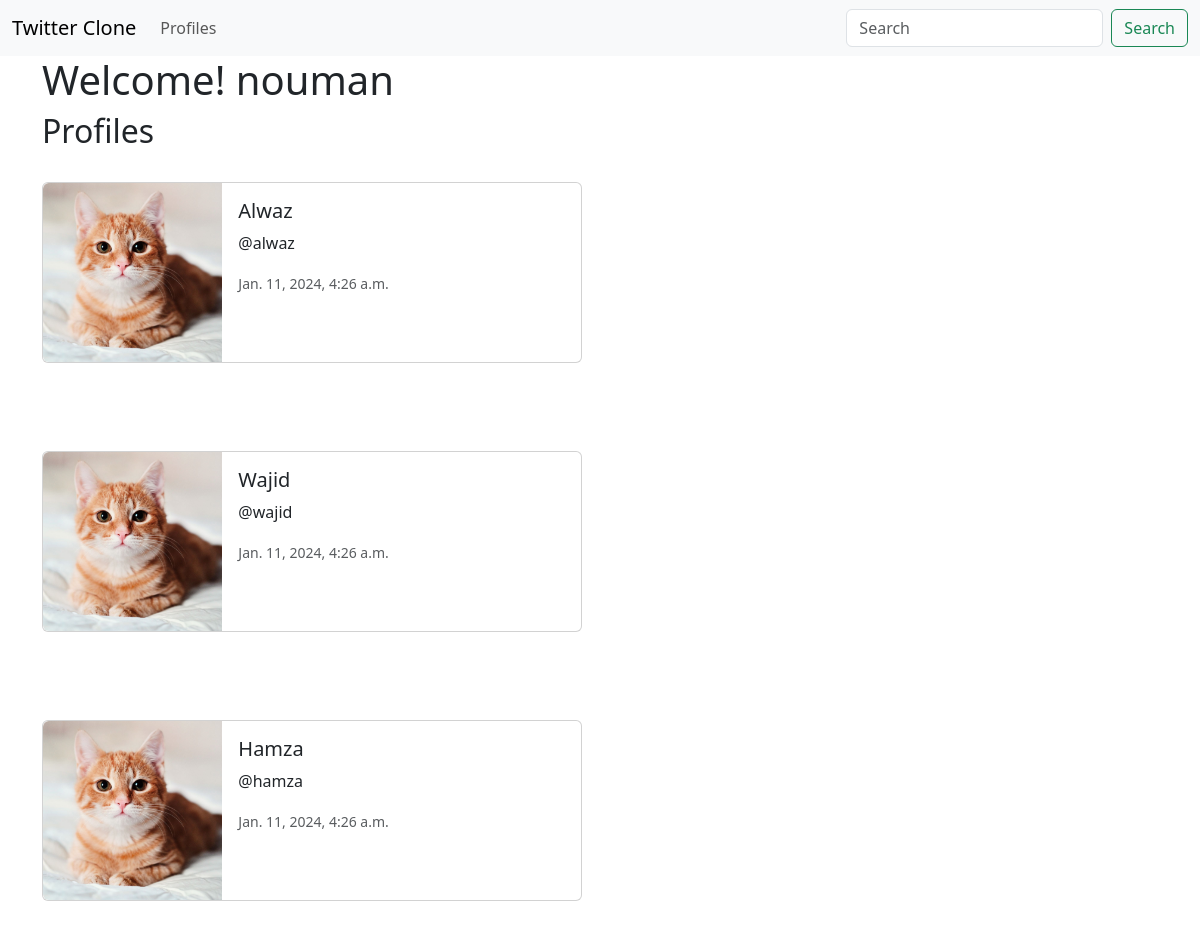
Screenshot of /profile_list/ (signed in) with the database file from the repository.
### twitter/models.py (models this page shows, shortened)
class Profile(models.Model):
    user = models.OneToOneField(User, on_delete=models.CASCADE)
    follows = models.ManyToManyField('self', related_name='followed_by', symmetrical=False, blank=True)
    date_modified = models.DateTimeField(User, auto_now=True)

### twitter/views.py (the view)
# urls.py: path('profile_list/', views.profile_list, name='profile_list'),
def profile_list(request):
    if request.user.is_authenticated:
        profiles = Profile.objects.exclude(user=request.user)
        return render(request, 'profile_list.html', {"profiles": profiles})
    else:
        messages.success(request, ("You must logged in first..."))
        return redirect('home')

### twitter/templates/profile_list.html
{% extends 'base.html' %}
{% load static %}
{% block content %}
    <h1>Welcome! {{user.username}}</h1>
    <h2>Profiles</h2>
    <br/>
    {% if profiles %}
        {% for profile in profiles %}
        <div class="card mb-3" style="max-width: 540px;">
            <div class="row g-0">
              <div class="col-md-4">
                <img src="{% static 'images/cat.jpeg' %}" class="img-fluid rounded-start" alt="profile_image">
              </div>
              <div class="col-md-8">
                <div class="card-body">
                  <h5 class="card-title">{{ profile.user.username }}</h5>
                  <p class="card-text">@{{ profile.user.username|lower }}</p>
                  <p class="card-text"><small class="text-body-secondary">{{ profile.date_modified }}</small></p>
                </div>
              </div>
            </div>
          </div>
            <br/>
            <br/>
            <br/>
        {% endfor %}
    {% endif %}
{% endblock %}

### twitter/templates/base.html (shortened to what this page needs)
<!doctype html>
<html lang="en">
  <head>
    <link href="https://cdn.jsdelivr.net/npm/bootstrap@5.3.2/dist/css/bootstrap.min.css" rel="stylesheet">
  </head>
  <body>
    {% include 'navbar.html'%}
    <div class="container">
        {% block content %}
        {% endblock %}
    </div>
  </body>
</html>

### twitter/templates/navbar.html (shortened to what this page needs)
<nav class="navbar navbar-expand-lg bg-body-tertiary">
    <div class="container-fluid">
      <a class="navbar-brand" href="{% url 'home' %}">Twitter Clone</a>
      <div class="collapse navbar-collapse" id="navbarSupportedContent">
        <ul class="navbar-nav me-auto mb-2 mb-lg-0">
         <li class="nav-item">
            <a class="nav-link" href="{% url 'profile_list' %}">Profiles</a>
         </li>
        </ul>
        <form class="d-flex" role="search">
          <input class="form-control me-2" type="search" placeholder="Search" aria-label="Search">
          <button class="btn btn-outline-success" type="submit">Search</button>
        </form>
      </div>
    </div>
  </nav>

### rows the page displays
Profile: user.username "Alwaz", user.username "alwaz", date_modified "Jan. 11, 2024, 4:26 a.m."
Profile: user.username "Wajid", user.username "wajid", date_modified "Jan. 11, 2024, 4:26 a.m."
Profile: user.username "Hamza", user.username "hamza", date_modified "Jan. 11, 2024, 4:26 a.m."

### other values shown
{{ user.username }} "nouman"
